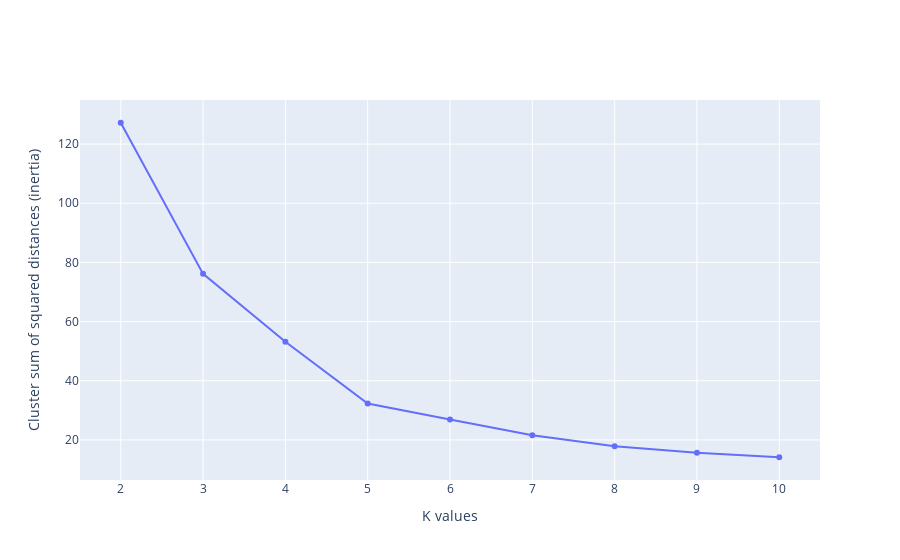

This figure's notebook cell:
### Code cell
# visualization of k-means and inertia
fig = go.Figure()

fig.add_trace(go.Scatter(x = df_inertia['k_value'], 
                         y = df_inertia['inertia'],
                         mode='lines+markers'))

fig.update_layout(xaxis = dict(tickmode = 'linear', tick0 = 1, dtick = 1),
                  xaxis_title = 'K values',
                  yaxis_title = 'Cluster sum of squared distances (inertia)')

fig.show()

### Figure 1 — Plotly figure (JSON) as saved in the notebook; plotly's stock layout.template omitted (floating-point values rounded to 4 significant figures)
{"data": [{"mode": "lines+markers", "type": "scatter", "x": [2, 3, 4, 5, 6, 7, 8, 9, 10], "y": [127.2, 76.13, 53.2, 32.28, 26.86, 21.58, 17.83, 15.65, 14.13]}], "layout": {"xaxis": {"dtick": 1, "tick0": 1, "tickmode": "linear", "title": {"text": "K values"}}, "yaxis": {"title": {"text": "Cluster sum of squared distances (inertia)"}}}}
